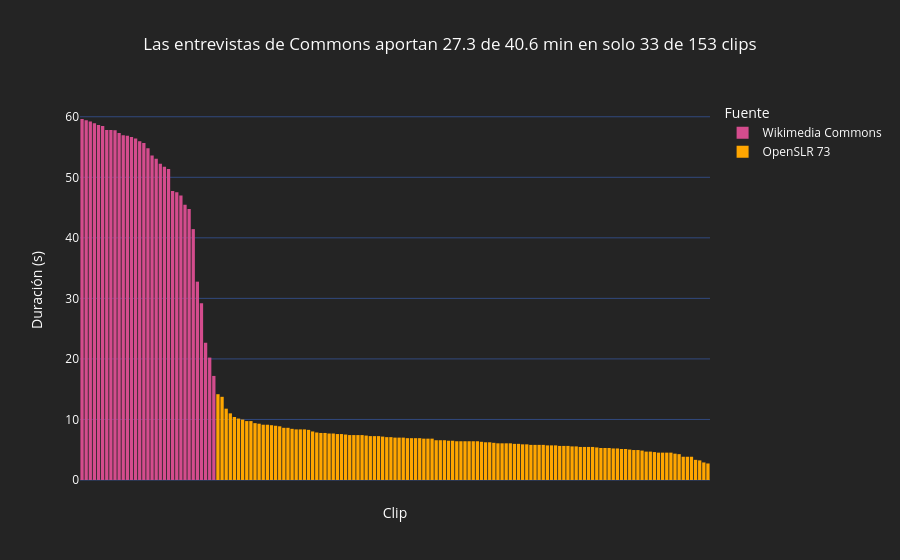

Notebook cell for this chart:
### Code cell
por_fuente = clips.groupby("fuente").duracion_seg.sum().div(60).round(1)
fig = px.bar(clips.sort_values("duracion_seg", ascending=False), x="id", y="duracion_seg", color="fuente",
             color_discrete_map=paleta.COLORES_FUENTE, labels={"duracion_seg": "Duración (s)", "id": "Clip", "fuente": "Fuente"},
             title=(f"Las entrevistas de Commons aportan {por_fuente['Wikimedia Commons']} de {clips.duracion_seg.sum() / 60:.1f} min "
                    f"en solo {(clips.fuente == 'Wikimedia Commons').sum()} de {len(clips)} clips"))
fig.update_xaxes(showticklabels=False)
fig.show()

### Figure 1 — Plotly figure (JSON) as saved in the notebook; plotly's stock layout.template omitted (floating-point values rounded to 4 significant figures)
{"data": [{"hovertemplate": "Fuente=Wikimedia Commons<br>Clip=%{x}<br>Duración (s)=%{y}<extra></extra>", "legendgroup": "Wikimedia Commons", "marker": {"color": "#d44c8d", "pattern": {"shape": ""}}, "name": "Wikimedia Commons", "orientation": "v", "showlegend": true, "textposition": "auto", "type": "bar", "x": ["clip_028", "clip_016", "clip_002", "clip_009", "clip_030", "clip_032", "clip_005", "clip_024", "clip_019", "clip_006", "clip_017", "clip_001", "clip_004", "clip_021", "clip_022", "clip_010", "clip_014", "clip_025", "clip_031", "clip_008", "clip_033", "clip_012", "clip_020", "clip_018", "clip_027", "clip_029", "clip_013", "clip_026", "clip_023", "clip_011", "clip_015", "clip_003", "clip_007"], "xaxis": "x", "y": [59.63, 59.41, 59.23, 58.93, 58.62, 58.46, 57.83, 57.82, 57.76, 57.32, 56.94, 56.85, 56.67, 56.4, 55.96, 55.65, 54.78, 53.6, 53.06, 52.24, 51.76, 51.38, 47.74, 47.55, 47.01, 45.46, 44.75, 41.44, 32.76, 29.21, 22.66, 20.22, 17.19], "yaxis": "y"}, {"hovertemplate": "Fuente=OpenSLR 73<br>Clip=%{x}<br>Duración (s)=%{y}<extra></extra>", "legendgroup": "OpenSLR 73", "marker": {"color": "#ffa600", "pattern": {"shape": ""}}, "name": "OpenSLR 73", "orientation": "v", "showlegend": true, "textposition": "auto", "type": "bar", "x": ["clip_098", "clip_053", "clip_034", "clip_107", "clip_101", "clip_036", "clip_037", "clip_050", "clip_058", "clip_061", "clip_046", "clip_088", "clip_123", "clip_040", "clip_099", "clip_049", "clip_060", "clip_059", "clip_035", "clip_100", "clip_077", "clip_122", "clip_051", "clip_048", "clip_068", "clip_092", "clip_089", "clip_047", "clip_121", "clip_083", "clip_120", "clip_055", "clip_127", "clip_151", "clip_039", "clip_152", "clip_150", "clip_132", "clip_073", "clip_062", "clip_146", "clip_114", "clip_095", "clip_071", "clip_129", "clip_149", "clip_076", "clip_078", "clip_148", "clip_116", "clip_109", "clip_126", "clip_052", "clip_125", "clip_091", "clip_097", "clip_094", "clip_131", "clip_041", "clip_075", "clip_085", "clip_134", "clip_145", "clip_110", "clip_112", "clip_143", "clip_108", "clip_067", "clip_106", "clip_111", "clip_064", "clip_133", "clip_090", "clip_057", "clip_118", "clip_144", "clip_069", "clip_140", "clip_128", "clip_072", "clip_153", "clip_113", "clip_081", "clip_038", "clip_065", "clip_124", "clip_119", "clip_136", "clip_093", "clip_115", "clip_042", "clip_086", "clip_130", "clip_054", "clip_063", "clip_104", "clip_045", "clip_080", "clip_142", "clip_044", "clip_141", "clip_066", "clip_074", "clip_084", "clip_096", "clip_056", "clip_082", "clip_079", "clip_147", "clip_139", "clip_137", "clip_087", "clip_117", "clip_043", "clip_070", "clip_135", "clip_138", "clip_105", "clip_102", "clip_103"], "xaxis": "x", "y": [14.17, 13.74, 11.78, 11.01, 10.41, 10.15, 9.98, 9.73, 9.73, 9.39, 9.3, 9.13, 9.13, 9.05, 8.96, 8.87, 8.62, 8.62, 8.45, 8.36, 8.36, 8.36, 8.28, 8.02, 7.85, 7.77, 7.77, 7.68, 7.68, 7.59, 7.59, 7.51, 7.42, 7.42, 7.42, 7.42, 7.34, 7.25, 7.25, 7.25, 7.17, 7.08, 7.08, 7.0, 7.0, 7.0, 6.91, 6.91, 6.91, 6.91, 6.83, 6.83, 6.83, 6.57, 6.57, 6.57, 6.49, 6.49, 6.4, 6.4, 6.4, 6.4, 6.4, 6.4, 6.31, 6.23, 6.23, 6.14, 6.06, 6.06, 6.06, 6.06, 5.97, 5.97, 5.89, 5.89, 5.8, 5.8, 5.8, 5.8, 5.72, 5.72, 5.72, 5.63, 5.63, 5.63, 5.55, 5.55, 5.46, 5.46, 5.46, 5.46, 5.38, 5.29, 5.29, 5.29, 5.21, 5.21, 5.12, 5.12, 5.03, 4.95, 4.95, 4.86, 4.69, 4.69, 4.61, 4.52, 4.52, 4.52, 4.52, 4.35, 4.27, 3.84, 3.84, 3.84, 3.33, 3.24, 2.9, 2.73], "yaxis": "y"}], "layout": {"barmode": "relative", "legend": {"title": {"text": "Fuente"}, "tracegroupgap": 0}, "title": {"text": "Las entrevistas de Commons aportan 27.3 de 40.6 min en solo 33 de 153 clips"}, "xaxis": {"anchor": "y", "domain": [0.0, 1.0], "showticklabels": false, "title": {"text": "Clip"}}, "yaxis": {"anchor": "x", "domain": [0.0, 1.0], "title": {"text": "Duración (s)"}}}}
